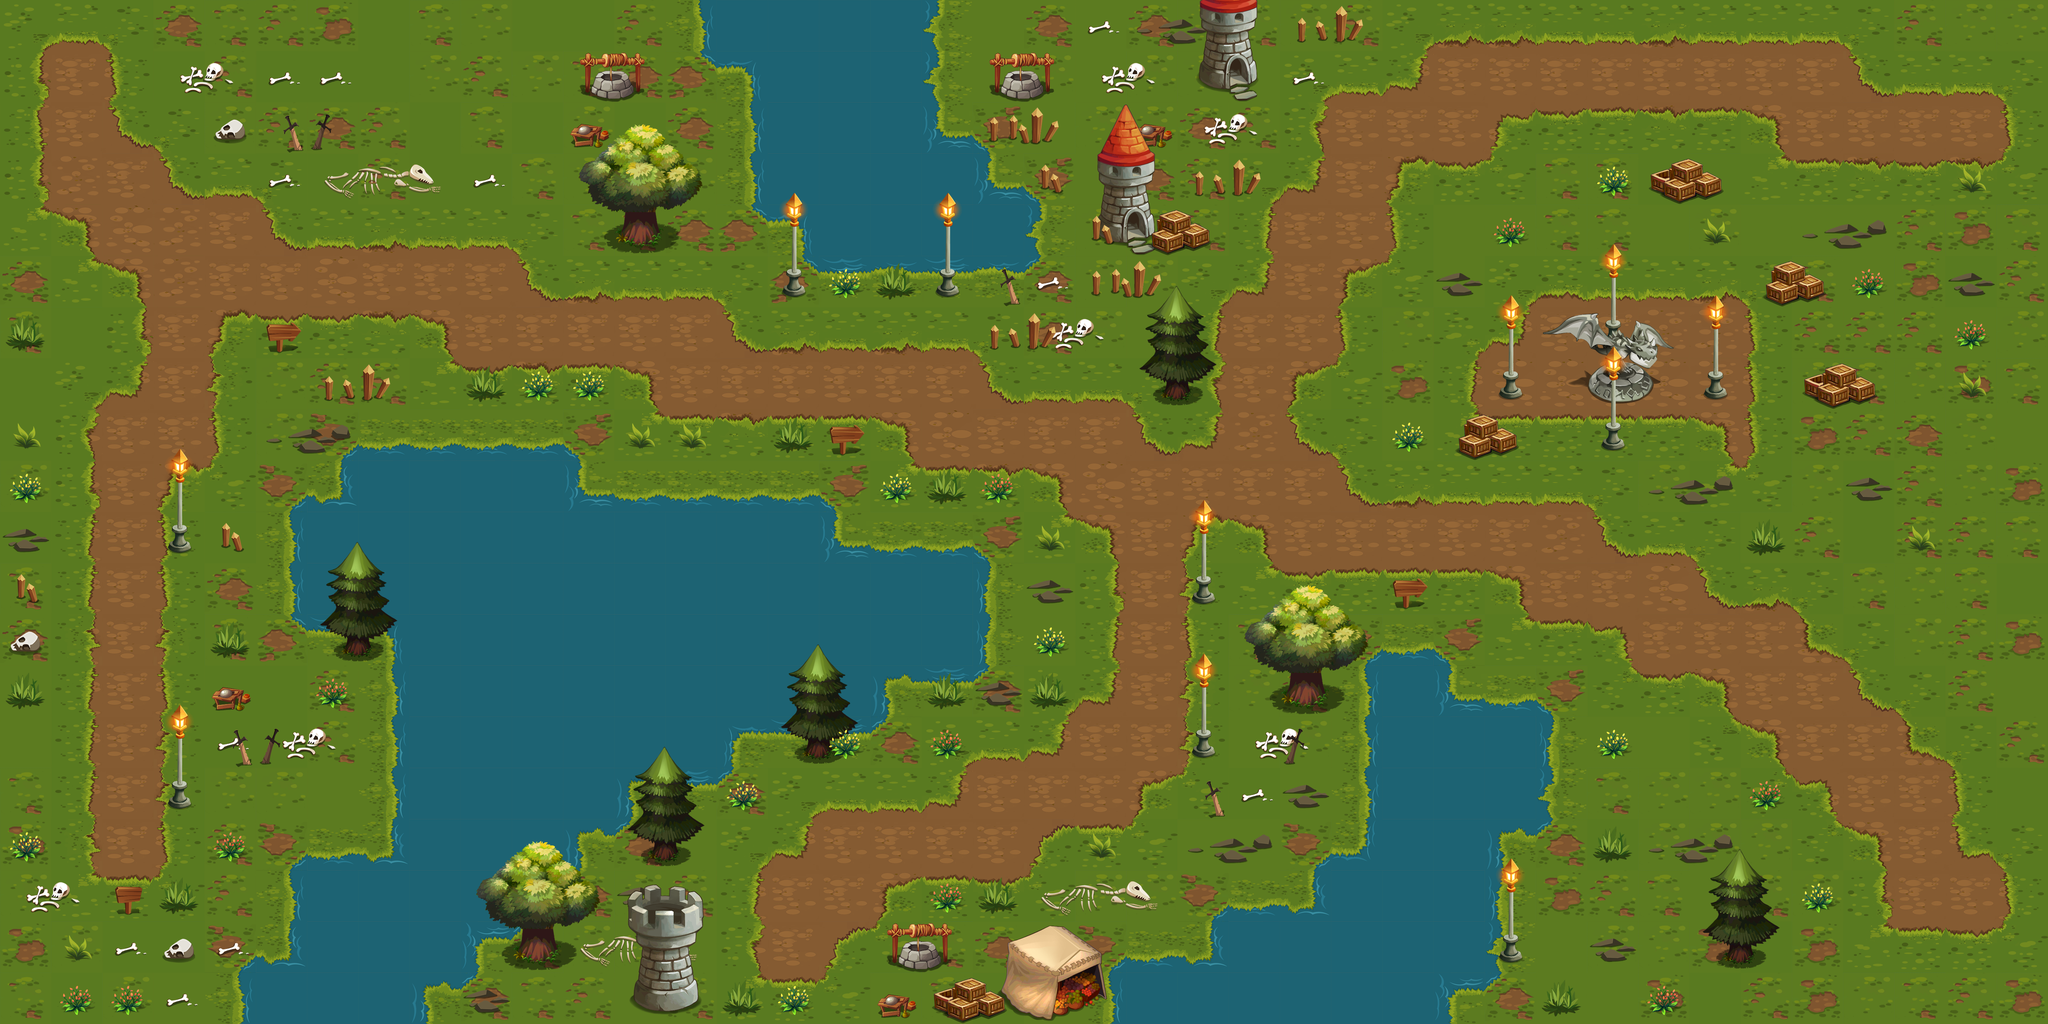

This is a level from a 2D game, rendered from its Tiled map with the project's own tilesets. A one-line summary and the map file follow, with tile-layer data summarised:
An orthogonal 40x20 tile map with 128x128 px tiles, 4 tile layers (ground, object1, object2, object3), 2 tilesets.

<map version="1.0" orientation="orthogonal" width="40" height="20" tilewidth="128" tileheight="128">
 <tileset firstgid="1" name="GrassGround" tilewidth="128" tileheight="128">
  <image source="GrassGround.png" width="768" height="1280" />
 </tileset>
 <tileset firstgid="61" name="GrassObject" tilewidth="128" tileheight="128">
  <image source="GrassObject.png" width="768" height="1792" />
 </tileset>
 <layer name="ground" width="40" height="20">
  <data>[800 cells, 800 non-empty, 39 distinct tile ids]</data>
 </layer>
 <layer name="object1" width="40" height="20">
  <data>[800 cells, 194 non-empty, 52 distinct tile ids]</data>
 </layer>
 <layer name="object2" width="40" height="20">
  <data>[800 cells, 89 non-empty, 56 distinct tile ids]</data>
 </layer>
 <layer name="object3" width="40" height="20">
  <data>[800 cells, 10 non-empty, 10 distinct tile ids]</data>
 </layer>
</map>